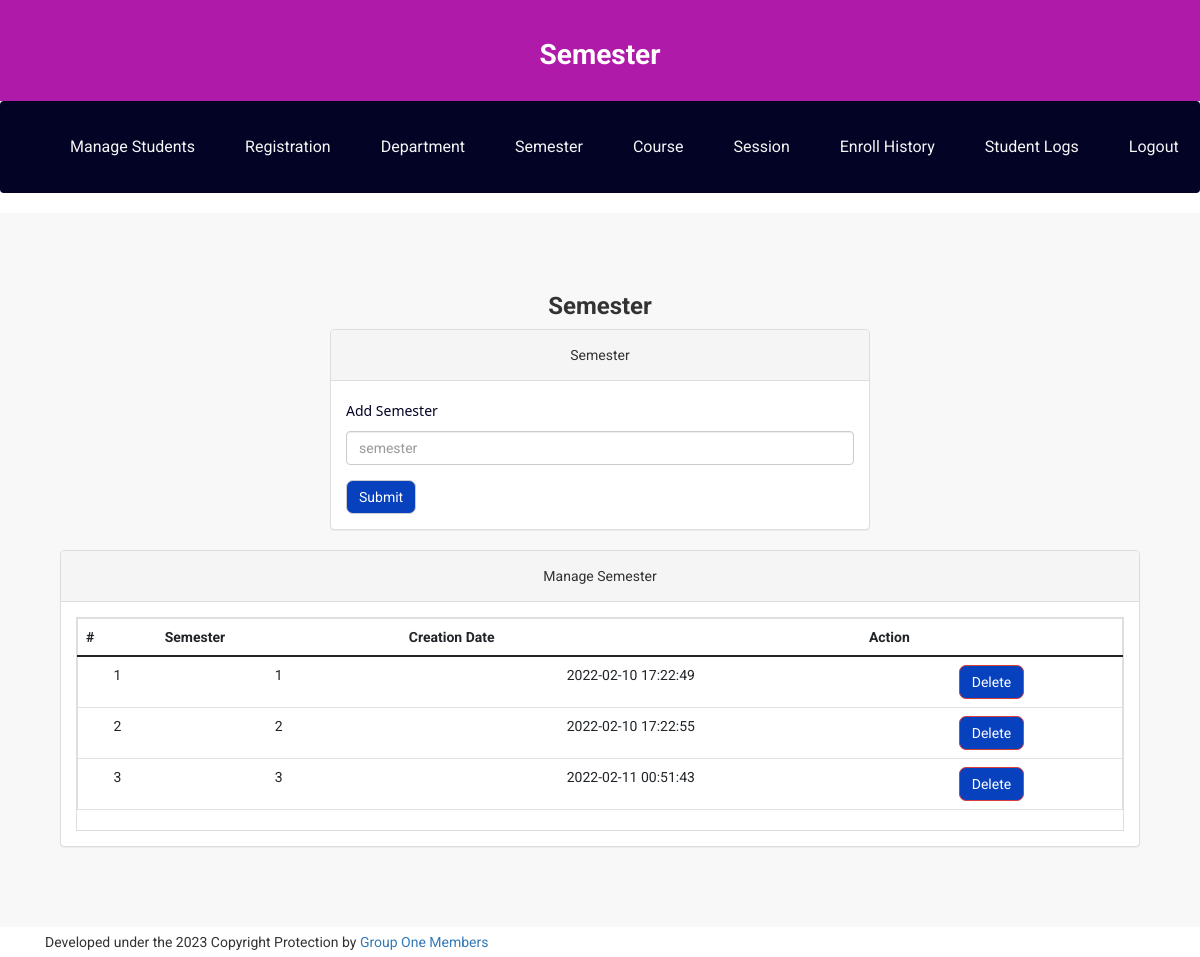
/onlinecourse/admin/semester.php (signed in), run on the app's committed database.
### tables this page shows
CREATE TABLE `semester` (
  `id` int(11) NOT NULL,
  `semester` varchar(255) DEFAULT NULL,
  `creationDate` timestamp NULL DEFAULT current_timestamp(),
  `updationDate` varchar(255) DEFAULT NULL
);

### onlinecourse/admin/semester.php (the view, shortened to what this page needs)
<?php
include('includes/config.php');
if(strlen($_SESSION['alogin'])==0)
    {
header('location:index.php');
}
else{
?>
<!DOCTYPE html>
<html xmlns="http://www.w3.org/1999/xhtml">
<head>
        <link href="https://cdn.jsdelivr.net/npm/bootstrap@5.0.2/dist/css/bootstrap.min.css" rel="stylesheet"
>
  <link href="../assets/css/bootstrap.css" rel="stylesheet" />
  <link href="../assets/css/font-awesome.css" rel="stylesheet" />
    <link href="../assets/css/style.css" rel="stylesheet" />
</head>
<body>
  <div class="studensPortalHeader">
    <h1 class="studentPortal">Semester</h1>
  </div>
<?php if($_SESSION['alogin']!="")
{
 include('includes/menubar.php');
}
 ?>
    <div class="content-wrapper">
        <div class="container">
              <div class="row">
                    <div class="col-md-12">
                        <h1 class="page-head-line">Semester  </h1>
                    </div>
                </div>
                <div class="row" >
                  <div class="col-md-3"></div>
                    <div class="col-md-6">
                        <div class="panel panel-default">
                        <div class="panel-heading">
                           Semester
                        </div>
                                        <div class="panel-body">
                                    <form name="semester" method="post">
                <div class="form-group">
                    <label for="semester">Add Semester  </label>
                    <input type="text" class="form-control" id="semester" name="semester" placeholder="semester" required />
                </div>
                <button type="submit" name="submit" class="btn btn-default">Submit</button>
                </form>
                                            </div>
                                            </div>
                                    </div>
                </div>
                <div class="col-md-12">
                    <div class="panel panel-default">
                        <div class="panel-heading">
                            Manage Semester
                        </div>
                        <div class="panel-body">
                            <div class="table-responsive table-bordered">
                                <table class="table">
                                    <thead>
                                        <tr>
                                            <th>#</th>
                                            <th>Semester</th>
                                            <th>Creation Date</th>
                                            <th>Action</th>
                                        </tr>
                                    </thead>
                                    <tbody>
                                    <?php
                                    $sql=mysqli_query($con,"select * from semester");
                                    $cnt=1;
                                    while($row=mysqli_fetch_array($sql))
                                    {
                                    ?>
                                        <tr>
                                            <td><?php echo $cnt;?></td>
                                            <td><?php echo htmlentities($row['semester']);?></td>
                                            <td><?php echo htmlentities($row['creationDate']);?></td>
                                            <td>
                                            <a href="semester.php?id=<?php echo $row['id']?>&del=delete" onClick="return confirm('Are you sure you want to delete?')">
                                            <button class="btn btn-danger">Delete</button>
</a>
                                            </td>
                                        </tr>
<?php
$cnt++;
} ?>
                                    </tbody>
                                </table>
                            </div>
                        </div>
                    </div>
                </div>
            </div>
        </div>
  <?php include('includes/footer.php');?>
</body>
</html>
<?php } ?>

### onlinecourse/assets/css/style.css (style rules this page uses)
* { padding: 0; box-sizing: border-box; background-color: transparent; }
:root { --primaryColor: #af1aa8; --smoothWhite: rgb(247, 237, 246); --seconddary:#020325; }
body { font-family: 'Roboto', sans-serif; line-height: 30px; }
.btn { border-radius: 7px; background-color: rgb(7, 65, 190) !important; color: white; font-weight: 400; }
.studensPortalHeader { background-color: var(--primaryColor); color: #fff; padding: 20px; text-align: center; }
.studentPortal { font-size: 28px; font-weight: bold; }
.content-wrapper { background-color: #f8f8f8; padding: 60px 0; text-align: center; }
.page-head-line { font-size: 24px; font-weight: bold; color: #333; }
form { text-align: left; }
label { font-family: 'Segoe UI', Tahoma, Geneva, Verdana, sans-serif !important; font-weight: 500 !important; color:var(--seconddary) !important; }

### data on the page
semester: semester "1", creationDate "2022-02-10 17:22:49"
semester: semester "2", creationDate "2022-02-10 17:22:55"
semester: semester "3", creationDate "2022-02-11 00:51:43"
